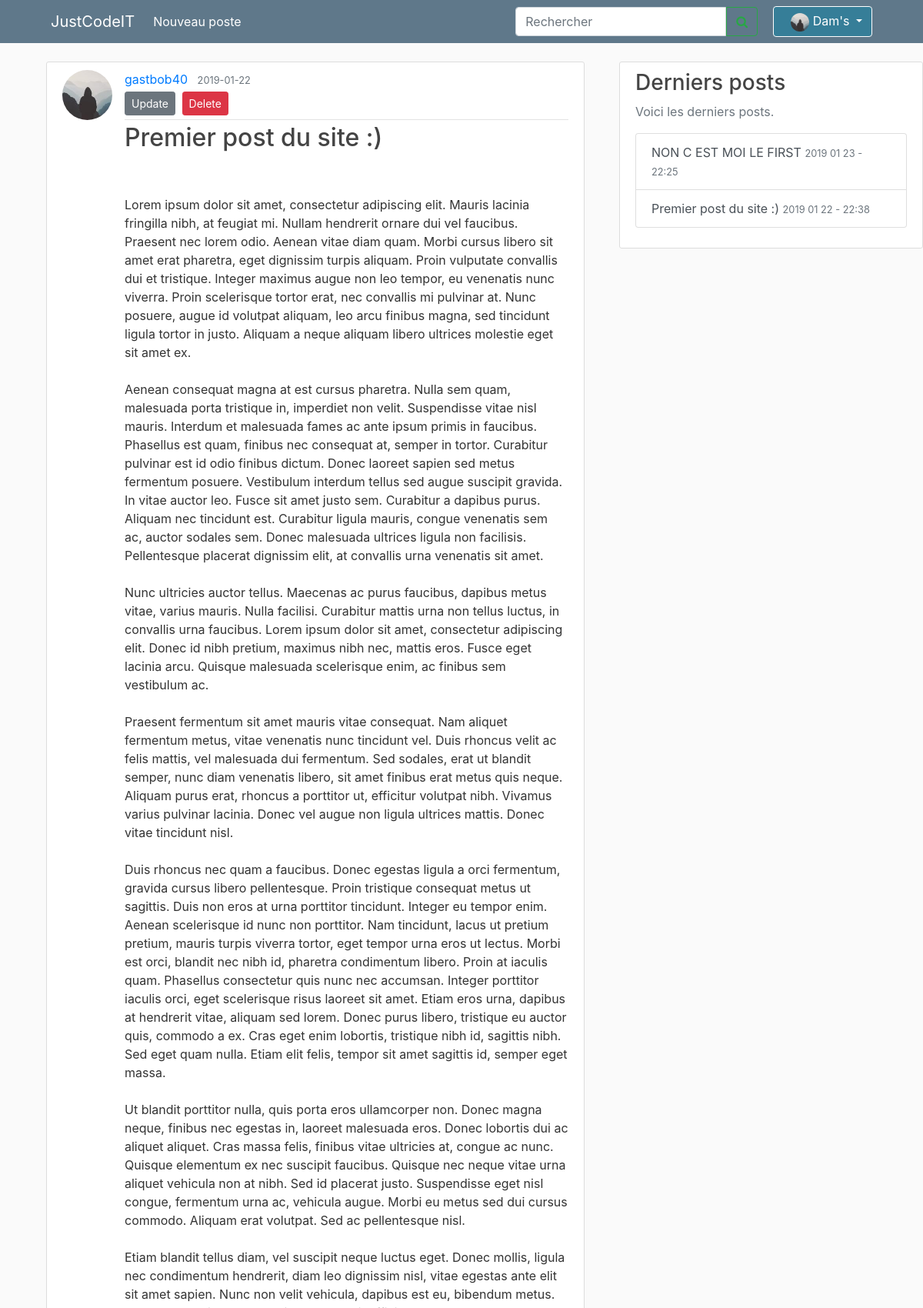
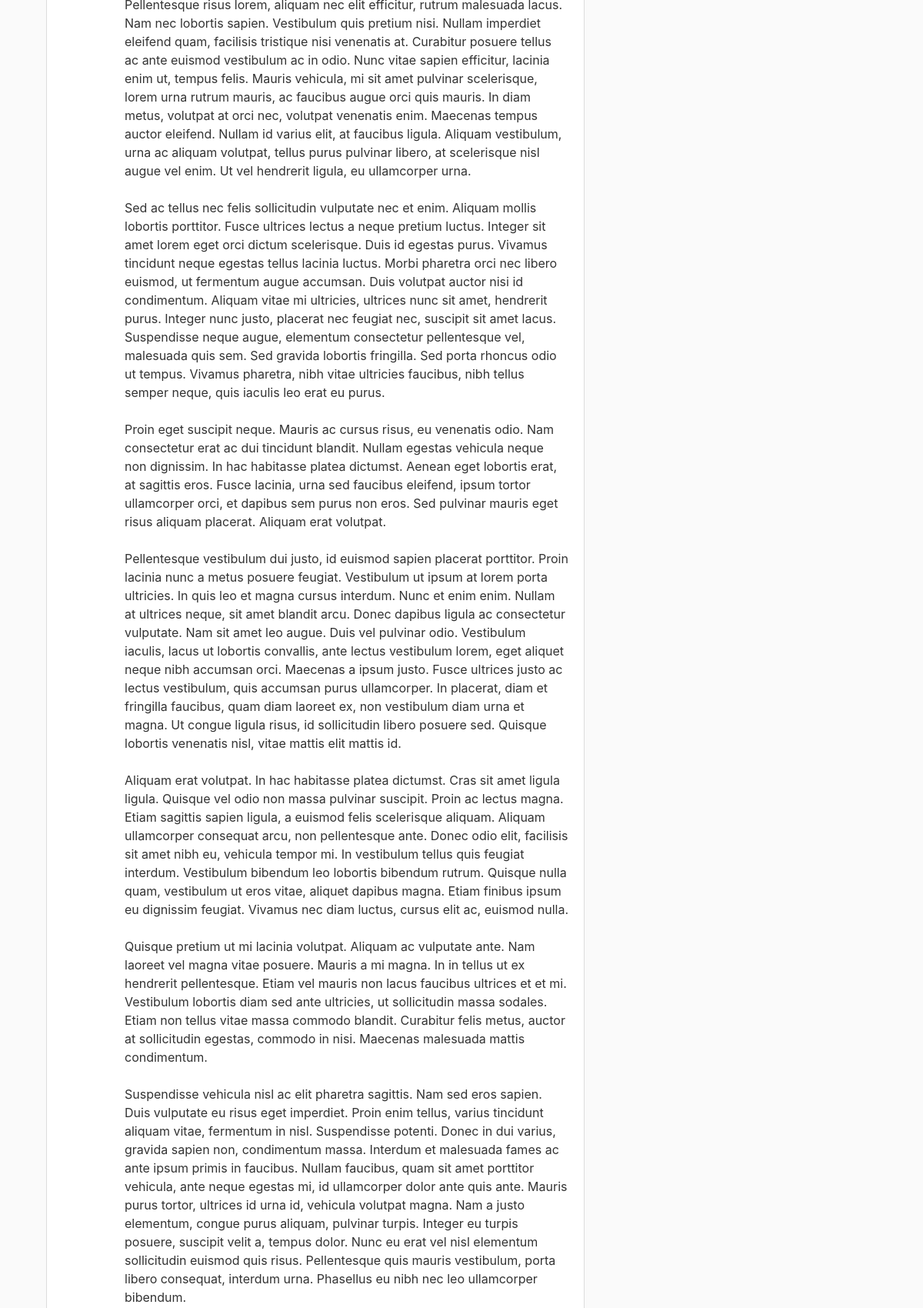
The app's page /post/1 (signed in, upper part) with its own data (2 pictures, top to bottom).
### site_jci/models.py (models this page shows, shortened)
class User(db.Model, UserMixin):
    id = db.Column(db.Integer, primary_key=True)
    username = db.Column(db.String(20), unique=True, nullable=False)
    password = db.Column(db.String(60), nullable=False)
    image_file = db.Column(db.String(20), nullable=False, default='default.jpg')
    permission = db.Column(db.String(40), nullable=False)
    posts = db.relationship('Post', backref='author', lazy=True)

class Post(db.Model):
    id = db.Column(db.Integer, primary_key=True)
    title = db.Column(db.String(100), nullable=False)
    date_posted = db.Column(db.DateTime, nullable=False, default=datetime.utcnow)
    content = db.Column(db.Text, nullable=False)
    user_id = db.Column(db.Integer, db.ForeignKey('user.id'), nullable=False)

### site_jci/routes.py (the view)
@app.route("/post/<int:post_id>")
def post(post_id):
    post = Post.query.get_or_404(post_id)
    return render_template('post.html', title=post.title, post=post)

### site_jci/models.py (called while the page is built)
@login_manager.user_loader
def load_user(user_id):
    return User.query.get(int(user_id))

### site_jci/routes.py (called while the page is built)
@app.context_processor
def context_processor():
    posts = db.session.query(Post).all()
    if current_user.is_authenticated:
        image_file = url_for('static', filename='profile_pics/' + current_user.image_file)
        return dict(posts=posts, image_file=image_file)
    return dict(posts=posts)

### site_jci/templates/post.html (shortened to what this page needs)
{% extends "layout.html" %}
{% block content %}
<main role="main" class="container">
    <article class="media content-section">
        <img class="rounded-circle article-img" src="{{ url_for('static', filename='profile_pics/' + post.author.image_file) }}">
        <div class="media-body">
            <div class="article-metadata">
                <a class="mr-2" href="{{ url_for('user_posts', username=post.author.username) }}">{{
                    post.author.username }}</a>
                <small class="text-muted">{{ post.date_posted.strftime('%Y-%m-%d') }}</small>
                {% if post.author == current_user or current_user.permission == "administrator" %}
                <div>
                    <a class="btn btn-secondary btn-sm mt-1 mb-1" href="{{ url_for('update_post', post_id=post.id) }}">Update</a>
                    <button type="button" class="btn btn-danger btn-sm m-1" data-toggle="modal" data-target="#deleteModal">Delete</button>
                </div>
                {% endif %}
            </div>
            <h2 class="article-title">{{ post.title }}</h2>
            <p class="article-content">{{ post.content }}</p>
        </div>
    </article>
</main>
{% endblock content %}

### site_jci/templates/layout.html (shortened to what this page needs)
<!DOCTYPE html>
<html lang="en">
<head>
    <link rel="stylesheet" href="https://stackpath.bootstrapcdn.com/bootstrap/4.1.3/css/bootstrap.min.css"
>
    <link rel="stylesheet" type="text/css" href="{{ url_for('static', filename='main.css') }}">
    <link rel="stylesheet" href="https://cdnjs.cloudflare.com/ajax/libs/font-awesome/4.7.0/css/font-awesome.min.css">
</head>
<body>
    <nav class="navbar navbar-expand-md navbar-dark bg-steel fixed-top">
        <a class="navbar-brand" style="margin-left:50px" href="{{ url_for('homePage') }}">JustCodeIT</a>
        <div class="collapse navbar-collapse" id="navbarSupportedContent">
            <ul class="navbar-nav mr-auto">
                {% if current_user.is_authenticated %}
                <li class="nav-item active">
                    <a class="nav-link" href="{{ url_for('new_post') }}">Nouveau poste<span class="sr-only">(current)</span></a>
                </li>
                {% endif %}
            </ul>
            <form class="form-inline my-2 my-lg-0">
                <input class="form-control mr-sm-2" type="search" placeholder="Rechercher" aria-label="Search" style=" border-top-right-radius:0;border-bottom-right-radius:0">
                <button class="btn btn-outline-success my-2 my-sm-0" type="submit" style="margin-left:-8px;border-bottom-left-radius: 0%;border-top-left-radius:0 "><i
                        class="fa fa-search"></i></button>
            </form>
        </div>
        <div class="navbar-nav " style=" ">
            {% if current_user.is_authenticated %}
            <li class="nav-item dropdown" style="margin-right:50px;">
                <a class="btn btn-dark dropdown-toggle " style="margin-left:20px; background-color:rgba(30, 130, 161, 0.616);border-color: white"
                    href="#" id="navbarDropdown" role="button" data-toggle="dropdown" aria-haspopup="true"
                    aria-expanded="false">
                    <img class="rounded-circle account-img" src="{{ image_file }}" style="width: 2vw; height: 2vw; margin: 0px 0px 0px 10px">
                    {{ current_user.username }}
                </a>
            </li>
            {% else %}
            <a class="nav-item nav-link" style="margin-left:50px;" href="{{ url_for('login') }}">Se connecter</a>
            {% endif %}
        </div>
    </nav>
    <main role="main" class="container ">
        <div class="row">
            <div class="col-md-8">
                {% block content %}{% endblock %}
            </div>
            <div class="col-md-4">
                <div class="content-section info-list">
                    <h3>Derniers posts</h3>
                    <p class='text-muted'>Voici les derniers posts.
                        <div class="list-group">
                            {% for post in posts|sort(attribute='date_posted', reverse = True) %}
                            {% if loop.index <= 6 %} <a href="/post/{{ post.id }}" class="list-group-item list-group-item-action">{{
                                post.title
                                }} <small class="text-muted">{{ post.date_posted.strftime('%Y %m %d - %H:%M') }}</small></a>
                                {% endif %}
                                {% endfor %}
                        </div>
                    </p>
                </div>
            </div>
        </div>
    </main>
</html>

### site_jci/static/main.css (style rules this page uses)
body { background: #fafafa; color: #333333; margin-top: 5rem; }
h1, h2, h3, h4, h5, h6 { color: #444444; }
.bg-steel { background-color: #5f788a; }
.content-section { background: #ffffff; padding: 10px 20px; border: 1px solid #dddddd; border-radius: 3px; margin-bottom: 20px; }
.article-title { color: #444444; }
.article-content { white-space: pre-line; }
.article-img { height: 65px; width: 65px; margin-right: 16px; }
.article-metadata { padding-bottom: 1px; margin-bottom: 4px; border-bottom: 1px solid #e3e3e3 }
.account-img { height: 125px; width: 125px; margin-right: 20px; margin-bottom: 16px; }
.info-list { position: fixed; }

### records on screen
User: username "Dam's"
User: image_file (placeholder picture), author.username "gastbob40"
Post: date_posted "2019-01-22", title "Premier post du site :)", date_posted "2019 01 22 - 22:38"
Post: title "NON C EST MOI LE FIRST", date_posted "2019 01 23 - 22:25"
